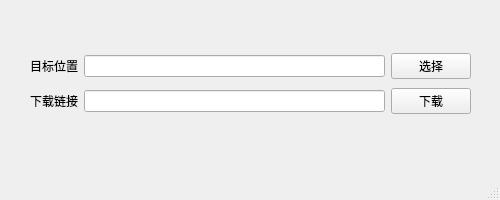
<?xml version="1.0" encoding="UTF-8"?>
<ui version="4.0">
 <class>TgInterface</class>
 <widget class="QMainWindow" name="TgInterface">
  <property name="geometry">
   <rect>
    <x>0</x>
    <y>0</y>
    <width>500</width>
    <height>200</height>
   </rect>
  </property>
  <property name="minimumSize">
   <size>
    <width>500</width>
    <height>200</height>
   </size>
  </property>
  <property name="maximumSize">
   <size>
    <width>500</width>
    <height>200</height>
   </size>
  </property>
  <property name="windowTitle">
   <string>TelegraphDownloader</string>
  </property>
  <widget class="QWidget" name="centralwidget">
   <widget class="QWidget" name="">
    <property name="geometry">
     <rect>
      <x>30</x>
      <y>50</y>
      <width>441</width>
      <height>69</height>
     </rect>
    </property>
    <layout class="QVBoxLayout" name="verticalLayout">
     <item>
      <layout class="QHBoxLayout" name="horizontalLayout">
       <item>
        <widget class="QLabel" name="label_2">
         <property name="text">
          <string>目标位置</string>
         </property>
        </widget>
       </item>
       <item>
        <widget class="QLineEdit" name="FileLine"/>
       </item>
       <item>
        <widget class="QPushButton" name="PathButton">
         <property name="text">
          <string>选择</string>
         </property>
        </widget>
       </item>
      </layout>
     </item>
     <item>
      <layout class="QHBoxLayout" name="horizontalLayout_2">
       <item>
        <widget class="QLabel" name="label">
         <property name="text">
          <string>下载链接</string>
         </property>
        </widget>
       </item>
       <item>
        <widget class="QLineEdit" name="urlLine"/>
       </item>
       <item>
        <widget class="QPushButton" name="DownloadButton">
         <property name="text">
          <string>下载</string>
         </property>
        </widget>
       </item>
      </layout>
     </item>
    </layout>
   </widget>
  </widget>
  <widget class="QMenuBar" name="menubar">
   <property name="geometry">
    <rect>
     <x>0</x>
     <y>0</y>
     <width>500</width>
     <height>26</height>
    </rect>
   </property>
  </widget>
  <widget class="QStatusBar" name="statusbar"/>
 </widget>
 <resources/>
 <connections/>
</ui>
